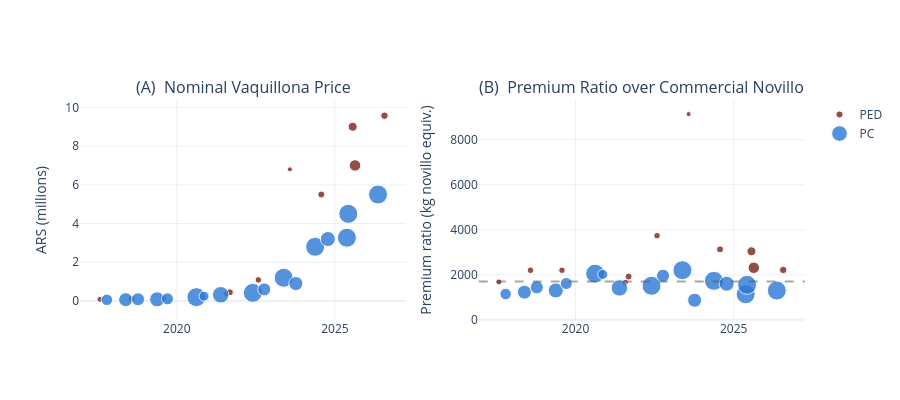

The cell this chart's notebook holds for it:
### Markdown cell above
## 2 — Exploratory Analysis

Pedigree auction prices in nominal ARS are dominated by inflation (just like the novillo), so the raw series is hard to interpret.  The **premium ratio** — vaquillona price / novillo price per kg — strips out inflation and reveals the underlying genetics premium.

### Code cell
# ── 2.1  Nominal prices by category (interactive) ───────────────
fig = make_subplots(rows=1, cols=2,
    subplot_titles=['(A)  Nominal Vaquillona Price',
                    '(B)  Premium Ratio over Commercial Novillo'])

for cat, colour in [('PED', UOE_RED), ('PC', UOE_BLUE)]:
    sub = df_auctions[df_auctions['category'] == cat]
    fig.add_trace(go.Scatter(
        x=sub['date'], y=sub['avg_price_ars'] / 1e6,
        mode='markers', name=f'{cat}',
        marker=dict(color=colour, size=sub['n_sold'].clip(upper=30)*0.5+4,
                    opacity=0.8, line=dict(width=1, color='white')),
        hovertemplate='%{x|%b %Y}<br>$%{y:.2f}M ARS<br>Lots: %{customdata}<extra>' + cat + '</extra>',
        customdata=sub['n_sold'],
    ), row=1, col=1)
    fig.add_trace(go.Scatter(
        x=sub['date'], y=sub['premium_ratio'],
        mode='markers', name=f'{cat} ratio',
        marker=dict(color=colour, size=sub['n_sold'].clip(upper=30)*0.5+4,
                    opacity=0.8, line=dict(width=1, color='white')),
        hovertemplate='%{x|%b %Y}<br>Ratio: %{y:,.0f}x<br>Lots: %{customdata}<extra>' + cat + '</extra>',
        customdata=sub['n_sold'],
        showlegend=False,
    ), row=1, col=2)

fig.add_hline(y=df_auctions['premium_ratio'].median(), line_dash='dash',
              line_color=UOE_GREY, opacity=0.5, row=1, col=2)

fig.update_layout(height=400, yaxis_title='ARS (millions)',
                  yaxis2_title='Premium ratio (kg novillo equiv.)')
fig.show()

# Summary stats
for cat in ['PED', 'PC']:
    sub = df_auctions[df_auctions['category'] == cat]
    print(f"\n── {cat} ──")
    print(f"  Median premium ratio: {sub['premium_ratio'].median():,.0f} kg equiv")
    print(f"  Mean premium ratio  : {sub['premium_ratio'].mean():,.0f} kg equiv")
    print(f"  Std                 : {sub['premium_ratio'].std():,.0f}")

### Figure 1 — Plotly figure (JSON) as saved in the notebook; plotly's stock layout.template omitted (floating-point values rounded to 4 significant figures)
{"data": [{"customdata": [4, 5, 5, 4, 6, 5, 2, 6, 10, 15, 7], "hovertemplate": "%{x|%b %Y}<br>$%{y:.2f}M ARS<br>Lots: %{customdata}<extra>PED</extra>", "marker": {"color": "#7A2318", "line": {"color": "white", "width": 1}, "opacity": 0.8, "size": [6.0, 6.5, 6.5, 6.0, 7.0, 6.5, 5.0, 7.0, 9.0, 11.5, 7.5]}, "mode": "markers", "name": "PED", "type": "scatter", "x": ["2017-07-28T00:00:00.000000", "2018-07-29T00:00:00.000000", "2019-07-28T00:00:00.000000", "2021-07-30T00:00:00.000000", "2021-09-05T00:00:00.000000", "2022-07-31T00:00:00.000000", "2023-07-31T00:00:00.000000", "2024-07-28T00:00:00.000000", "2025-07-26T00:00:00.000000", "2025-08-22T00:00:00.000000", "2026-07-28T00:00:00.000000"], "xaxis": "x", "y": [0.085, 0.13, 0.15, 0.38, 0.45, 1.09, 6.8, 5.5, 9.0, 7.0, 9.57], "yaxis": "y"}, {"customdata": [4, 5, 5, 4, 6, 5, 2, 6, 10, 15, 7], "hovertemplate": "%{x|%b %Y}<br>Ratio: %{y:,.0f}x<br>Lots: %{customdata}<extra>PED</extra>", "marker": {"color": "#7A2318", "line": {"color": "white", "width": 1}, "opacity": 0.8, "size": [6.0, 6.5, 6.5, 6.0, 7.0, 6.5, 5.0, 7.0, 9.0, 11.5, 7.5]}, "mode": "markers", "name": "PED ratio", "showlegend": false, "type": "scatter", "x": ["2017-07-28T00:00:00.000000", "2018-07-29T00:00:00.000000", "2019-07-28T00:00:00.000000", "2021-07-30T00:00:00.000000", "2021-09-05T00:00:00.000000", "2022-07-31T00:00:00.000000", "2023-07-31T00:00:00.000000", "2024-07-28T00:00:00.000000", "2025-07-26T00:00:00.000000", "2025-08-22T00:00:00.000000", "2026-07-28T00:00:00.000000"], "xaxis": "x2", "y": [1683.0, 2201.0, 2201.0, 1664.0, 1923.0, 3736.0, 9133.0, 3129.0, 3042.0, 2312.0, 2216.0], "yaxis": "y2"}, {"customdata": [15, 20, 18, 22, 16, 30, 12, 25, 95, 18, 30, 20, 40, 22, 74, 35, 50], "hovertemplate": "%{x|%b %Y}<br>$%{y:.2f}M ARS<br>Lots: %{customdata}<extra>PC</extra>", "marker": {"color": "#2a78d6", "line": {"color": "white", "width": 1}, "opacity": 0.8, "size": [11.5, 14.0, 13.0, 15.0, 12.0, 19.0, 10.0, 16.5, 19.0, 13.0, 19.0, 14.0, 19.0, 15.0, 19.0, 19.0, 19.0]}, "mode": "markers", "name": "PC", "type": "scatter", "x": ["2017-10-15T00:00:00.000000", "2018-05-20T00:00:00.000000", "2018-10-10T00:00:00.000000", "2019-05-18T00:00:00.000000", "2019-09-15T00:00:00.000000", "2020-08-15T00:00:00.000000", "2020-11-10T00:00:00.000000", "2021-05-22T00:00:00.000000", "2022-05-28T00:00:00.000000", "2022-10-08T00:00:00.000000", "2023-05-20T00:00:00.000000", "2023-10-08T00:00:00.000000", "2024-05-18T00:00:00.000000", "2024-10-12T00:00:00.000000", "2025-05-20T00:00:00.000000", "2025-06-05T00:00:00.000000", "2026-05-15T00:00:00.000000"], "xaxis": "x", "y": [0.06, 0.07, 0.09, 0.085, 0.11, 0.2, 0.25, 0.32, 0.42, 0.6, 1.2, 0.9, 2.8, 3.2, 3.269, 4.5, 5.5], "yaxis": "y"}, {"customdata": [15, 20, 18, 22, 16, 30, 12, 25, 95, 18, 30, 20, 40, 22, 74, 35, 50], "hovertemplate": "%{x|%b %Y}<br>Ratio: %{y:,.0f}x<br>Lots: %{customdata}<extra>PC</extra>", "marker": {"color": "#2a78d6", "line": {"color": "white", "width": 1}, "opacity": 0.8, "size": [11.5, 14.0, 13.0, 15.0, 12.0, 19.0, 10.0, 16.5, 19.0, 13.0, 19.0, 14.0, 19.0, 15.0, 19.0, 19.0, 19.0]}, "mode": "markers", "name": "PC ratio", "showlegend": false, "type": "scatter", "x": ["2017-10-15T00:00:00.000000", "2018-05-20T00:00:00.000000", "2018-10-10T00:00:00.000000", "2019-05-18T00:00:00.000000", "2019-09-15T00:00:00.000000", "2020-08-15T00:00:00.000000", "2020-11-10T00:00:00.000000", "2021-05-22T00:00:00.000000", "2022-05-28T00:00:00.000000", "2022-10-08T00:00:00.000000", "2023-05-20T00:00:00.000000", "2023-10-08T00:00:00.000000", "2024-05-18T00:00:00.000000", "2024-10-12T00:00:00.000000", "2025-05-20T00:00:00.000000", "2025-06-05T00:00:00.000000", "2026-05-15T00:00:00.000000"], "xaxis": "x2", "y": [1147.0, 1230.0, 1442.0, 1305.0, 1611.0, 2052.0, 2017.0, 1418.0, 1513.0, 1959.0, 2205.0, 870.1, 1733.0, 1604.0, 1135.0, 1553.0, 1301.0], "yaxis": "y2"}], "layout": {"annotations": [{"font": {"size": 16}, "showarrow": false, "text": "(A)  Nominal Vaquillona Price", "x": 0.225, "xanchor": "center", "xref": "paper", "y": 1.0, "yanchor": "bottom", "yref": "paper"}, {"font": {"size": 16}, "showarrow": false, "text": "(B)  Premium Ratio over Commercial Novillo", "x": 0.775, "xanchor": "center", "xref": "paper", "y": 1.0, "yanchor": "bottom", "yref": "paper"}], "height": 400, "shapes": [{"line": {"color": "#52514e", "dash": "dash"}, "opacity": 0.5, "type": "line", "x0": 0, "x1": 1, "xref": "x2 domain", "y0": 1708.0, "y1": 1708.0, "yref": "y2"}], "xaxis": {"anchor": "y", "domain": [0.0, 0.45]}, "xaxis2": {"anchor": "y2", "domain": [0.55, 1.0]}, "yaxis": {"anchor": "x", "domain": [0.0, 1.0], "title": {"text": "ARS (millions)"}}, "yaxis2": {"anchor": "x2", "domain": [0.0, 1.0], "title": {"text": "Premium ratio (kg novillo equiv.)"}}}}
